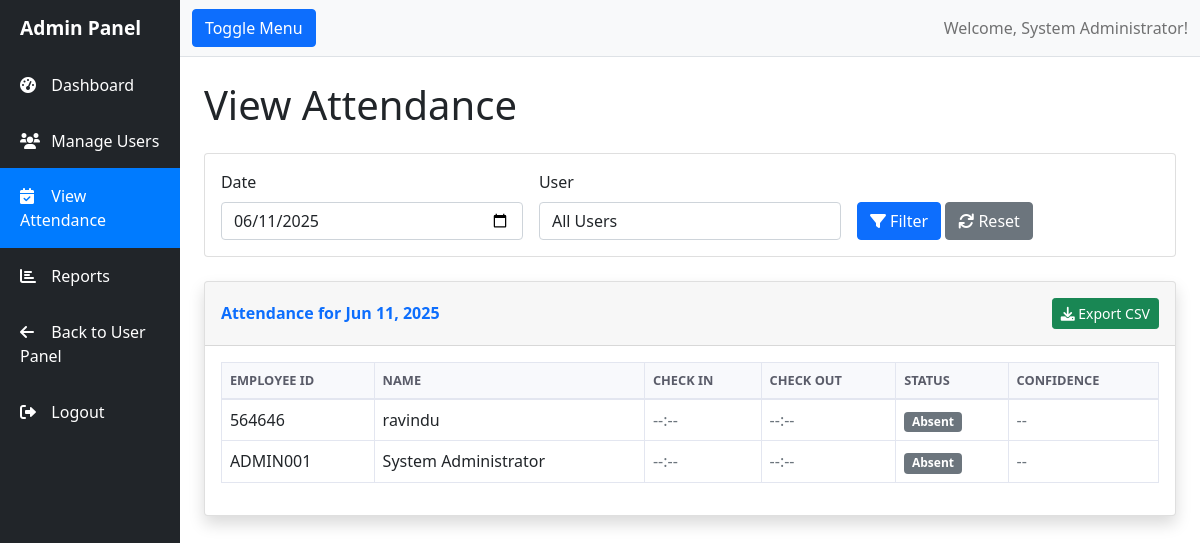
The app's page /.history/admin/attendance_20250611230331.php?date=2025-06-11 (signed in) with its own data.
### tables this page shows
CREATE TABLE `users` (
  `id` int(11) NOT NULL,
  `employee_id` varchar(20) NOT NULL,
  `name` varchar(100) NOT NULL,
  `email` varchar(100) NOT NULL,
  `password` varchar(255) NOT NULL,
  `role` enum('admin','user') DEFAULT 'user',
  `face_descriptor` text DEFAULT NULL,
  `profile_image` varchar(255) DEFAULT NULL,
  `status` enum('active','inactive') DEFAULT 'active',
  `created_at` timestamp NOT NULL DEFAULT current_timestamp(),
  `updated_at` timestamp NOT NULL DEFAULT current_timestamp() ON UPDATE current_timestamp()
);

### .history/admin/attendance_20250611230331.php (the view, shortened to what this page needs)
<?php
$db = Database::getInstance()->getConnection();
$date_filter = $_GET['date'] ?? date('Y-m-d');
$query = "
    SELECT u.employee_id, u.name, a.date, a.check_in_time, a.check_out_time,
           a.status, a.confidence_score
    FROM users u
    LEFT JOIN attendance a ON u.id = a.user_id AND a.date = ?
    WHERE u.status = 'active'
";
$params = [$date_filter];
$query .= " ORDER BY u.name";
$stmt = $db->prepare($query);
$stmt->execute($params);
$attendance_records = $stmt->fetchAll();
?>
<!DOCTYPE html>
<html lang="en">
<head>
    <link href="https://cdn.jsdelivr.net/npm/bootstrap@5.1.3/dist/css/bootstrap.min.css" rel="stylesheet">
    <link href="https://cdnjs.cloudflare.com/ajax/libs/font-awesome/6.0.0/css/all.min.css" rel="stylesheet">
    <link href="../assets/css/admin.css" rel="stylesheet">
</head>
<body>
    <div class="d-flex" id="wrapper">
        <div class="bg-dark border-right" id="sidebar-wrapper">
            <div class="sidebar-heading text-white">Admin Panel</div>
            <div class="list-group list-group-flush">
                <a href="dashboard.php" class="list-group-item list-group-item-action bg-dark text-white">
                    <i class="fas fa-tachometer-alt"></i> Dashboard
                </a>
                <a href="users.php" class="list-group-item list-group-item-action bg-dark text-white">
                    <i class="fas fa-users"></i> Manage Users
                </a>
                <a href="attendance.php" class="list-group-item list-group-item-action bg-dark text-white active">
                    <i class="fas fa-calendar-check"></i> View Attendance
                </a>
                <a href="reports.php" class="list-group-item list-group-item-action bg-dark text-white">
                    <i class="fas fa-chart-bar"></i> Reports
                </a>
                <a href="../dashboard.php" class="list-group-item list-group-item-action bg-dark text-white">
                    <i class="fas fa-arrow-left"></i> Back to User Panel
                </a>
                <a href="../logout.php" class="list-group-item list-group-item-action bg-dark text-white">
                    <i class="fas fa-sign-out-alt"></i> Logout
                </a>
            </div>
        </div>
        <div id="page-content-wrapper">
            <nav class="navbar navbar-expand-lg navbar-light bg-light border-bottom">
                <div class="container-fluid">
                    <button class="btn btn-primary" id="menu-toggle">Toggle Menu</button>
                    <div class="navbar-nav ms-auto">
                        <span class="navbar-text">Welcome, <?= $_SESSION['name'] ?>!</span>
                    </div>
                </div>
            </nav>
            <div class="container-fluid p-4">
                <h1 class="mb-4">View Attendance</h1>
                <div class="card mb-4">
                    <div class="card-body">
                        <form method="GET" class="row g-3">
                            <div class="col-md-4">
                                <label class="form-label">Date</label>
                                <input type="date" class="form-control" name="date" value="<?= $date_filter ?>">
                            </div>
                            <div class="col-md-4">
                                <label class="form-label">User</label>
                                <select class="form-control" name="user">
                                    <option value="">All Users</option>
                                </select>
                            </div>
                            <div class="col-md-4">
                                <label class="form-label">&nbsp;</label>
                                <div>
                                    <button type="submit" class="btn btn-primary">
                                        <i class="fas fa-filter"></i> Filter
                                    </button>
                                    <a href="attendance.php" class="btn btn-secondary">
                                        <i class="fas fa-refresh"></i> Reset
                                    </a>
                                </div>
                            </div>
                        </form>
                    </div>
                </div>
                <div class="card shadow">
                    <div class="card-header py-3 d-flex justify-content-between align-items-center">
                        <h6 class="m-0 font-weight-bold text-primary">
                            Attendance for <?= date('M d, Y', strtotime($date_filter)) ?>
                        </h6>
                        <button class="btn btn-success btn-sm" onclick="exportToCSV()">
                            <i class="fas fa-download"></i> Export CSV
                        </button>
                    </div>
                    <div class="card-body">
                        <div class="table-responsive">
                            <table class="table table-bordered" id="attendanceTable">
                                <thead>
                                    <tr>
                                        <th>Employee ID</th>
                                        <th>Name</th>
                                        <th>Check In</th>
                                        <th>Check Out</th>
                                        <th>Status</th>
                                        <th>Confidence</th>
                                    </tr>
                                </thead>
                                <tbody>
                                    <?php foreach ($attendance_records as $record): ?>
                                    <tr>
                                        <td><?= $record['employee_id'] ?></td>
                                        <td><?= $record['name'] ?></td>
                                        <td><?= $record['check_in_time'] ?: '<span class="text-muted">--:--</span>' ?></td>
                                        <td><?= $record['check_out_time'] ?: '<span class="text-muted">--:--</span>' ?></td>
                                        <td>
                                            <?php if ($record['status']): ?>
                                                <span class="badge bg-<?= $record['status'] === 'present' ? 'success' :
                                                    ($record['status'] === 'late' ? 'warning' : 'danger') ?>">
                                                    <?= ucfirst($record['status']) ?>
                                                </span>
                                            <?php else: ?>
                                                <span class="badge bg-secondary">Absent</span>
                                            <?php endif; ?>
                                        </td>
                                        <td>
                                            <?= $record['confidence_score'] ?
                                                round($record['confidence_score'] * 100, 1) . '%' :
                                                '<span class="text-muted">--</span>' ?>
                                        </td>
                                    </tr>
                                    <?php endforeach; ?>
                                </tbody>
                            </table>
                        </div>
                    </div>
                </div>
            </div>
        </div>
    </div>
</body>
</html>

### assets/css/admin.css (style rules this page uses)
#wrapper { display: flex; }
#sidebar-wrapper { min-height: 100vh; margin-left: -15rem; transition: margin 0.25s ease-out; }
#sidebar-wrapper .sidebar-heading { padding: 0.875rem 1.25rem; font-size: 1.2rem; font-weight: bold; }
#page-content-wrapper { min-width: 0; width: 100%; }
.list-group-item { border: none; padding: 1rem 1.25rem; transition: all 0.3s; }
.list-group-item.active { background-color: #007bff !important; }
.list-group-item i { margin-right: 0.5rem; width: 1.2rem; }
.font-weight-bold { font-weight: 700 !important; }
.table-bordered th, .table-bordered td { border: 1px solid #e3e6f0; }
.table thead th { vertical-align: bottom; border-bottom: 2px solid #e3e6f0; background-color: #f8f9fc; color: #5a5c69; font-weight: 600; text-transform: uppercase; font-size: 0.8rem; }
.badge { font-size: 0.75rem; font-weight: 600; padding: 0.35em 0.65em; }
@media (min-width: 768px) { #sidebar-wrapper { margin-left: 0; } }
@media (min-width: 768px) { #page-content-wrapper { min-width: 0; width: 100%; } }

### records on screen
users: employee "564646", name "ravindu", check_in_time "--:--", check_out_time "--:--"
users: employee "ADMIN001", name "System Administrator", check_in_time "--:--", check_out_time "--:--"

### other values on screen
$_SESSION['name'] "System Administrator"
